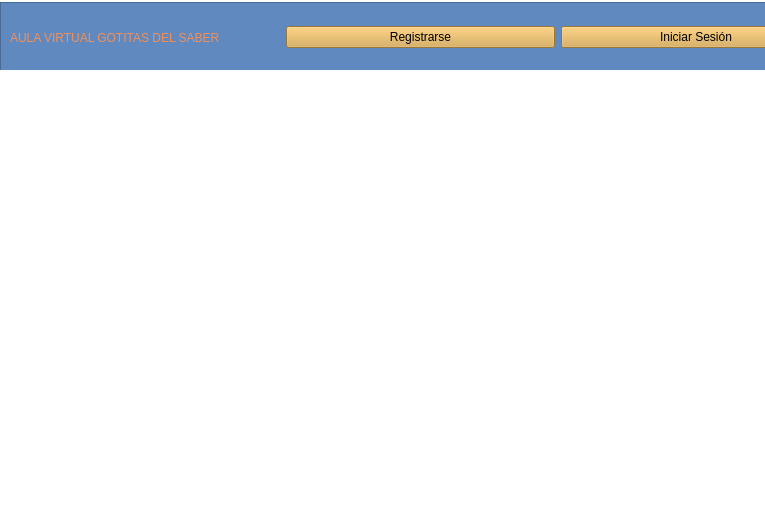
<?xml version="1.0" encoding="UTF-8"?>
<ui version="4.0">
 <class>MainWindow</class>
 <widget class="QMainWindow" name="MainWindow">
  <property name="geometry">
   <rect>
    <x>0</x>
    <y>0</y>
    <width>765</width>
    <height>512</height>
   </rect>
  </property>
  <property name="windowTitle">
   <string>MainWindow</string>
  </property>
  <property name="styleSheet">
   <string notr="true">background-color: rgb(255, 255, 255);</string>
  </property>
  <widget class="QWidget" name="centralwidget">
   <widget class="QFrame" name="frame">
    <property name="geometry">
     <rect>
      <x>0</x>
      <y>2</y>
      <width>841</width>
      <height>71</height>
     </rect>
    </property>
    <property name="styleSheet">
     <string notr="true">background-color: rgb(96, 137, 191);</string>
    </property>
    <property name="frameShape">
     <enum>QFrame::StyledPanel</enum>
    </property>
    <property name="frameShadow">
     <enum>QFrame::Raised</enum>
    </property>
    <layout class="QHBoxLayout" name="horizontalLayout">
     <item>
      <widget class="QLabel" name="label">
       <property name="styleSheet">
        <string notr="true">font: 700 24pt &quot;Segoe UI&quot;;
color: rgb(242, 144, 87);</string>
       </property>
       <property name="text">
        <string>AULA VIRTUAL GOTITAS DEL SABER </string>
       </property>
      </widget>
     </item>
     <item>
      <widget class="QPushButton" name="pushButton_2">
       <property name="styleSheet">
        <string notr="true">background-color: rgb(217, 167, 74);
font: 700 12pt &quot;Segoe UI&quot;;</string>
       </property>
       <property name="text">
        <string>Registrarse</string>
       </property>
      </widget>
     </item>
     <item>
      <widget class="QPushButton" name="pushButton">
       <property name="styleSheet">
        <string notr="true">background-color: rgb(217, 167, 74);
font: 700 12pt &quot;Segoe UI&quot;;</string>
       </property>
       <property name="text">
        <string>Iniciar Sesión</string>
       </property>
      </widget>
     </item>
    </layout>
   </widget>
   <widget class="QLabel" name="label_2">
    <property name="geometry">
     <rect>
      <x>-30</x>
      <y>70</y>
      <width>831</width>
      <height>491</height>
     </rect>
    </property>
    <property name="styleSheet">
     <string notr="true">
image: url(:/img/Logo.png);</string>
    </property>
    <property name="text">
     <string/>
    </property>
   </widget>
  </widget>
 </widget>
 <resources>
  <include location="img/imagen.qrc"/>
 </resources>
 <connections/>
</ui>
